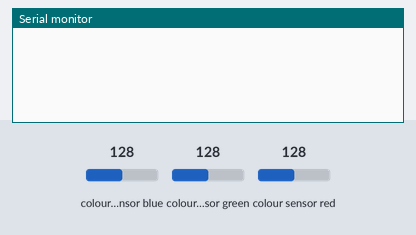
This sketch was run on a simulated Arduino Uno, built with avr-gcc and run on an emulated ATmega328P. Shown: the last lines printed to the serial monitor. Inputs (shaded band) come from the test bench; at power-on: colour sensor blue 128, colour sensor green 128, colour sensor red 128.

Above: at 1.9 s.
2.0 s: colour sensor blue set to 191
At 3.0 s:
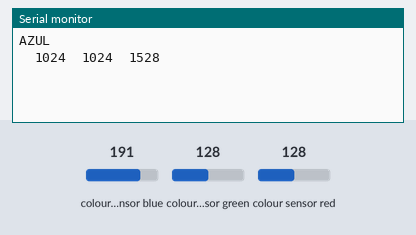
3.6 s: colour sensor green set to 250
At 4.8 s:
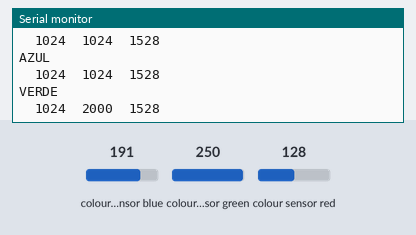
6.8 s: colour sensor red set to 5
At 7.9 s:
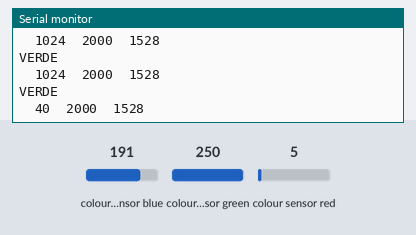

The sketch:

SensorCor.ino
```cpp
#include <Wire.h>
#include "Adafruit_TCS34725.h"
Adafruit_TCS34725 tcs = Adafruit_TCS34725(TCS34725_INTEGRATIONTIME_300MS,TCS34725_GAIN_1X);
void setup() {
  Wire.begin();
  Serial.begin(9600);
  tcs.begin();
}

void loop() {
  uint16_t r,g,b,c;
  if (tcs.begin()) {
    tcs.getRawData(&r,&g,&b,&c);
  }
  if (r > b && r > g) {
    Serial.println("VERMELHO"); Serial.print("\t"); Serial.print(r); Serial.print("\t");
    Serial.print(g); Serial.print("\t"); Serial.println(b);
  }
  else if(g > r && g > b) {
    Serial.println("VERDE"); Serial.print("\t"); Serial.print(r); Serial.print("\t");
    Serial.print(g); Serial.print("\t"); Serial.println(b);
  }
  else if(b > r && b > g) {
    Serial.println("AZUL"); Serial.print("\t"); Serial.print(r); Serial.print("\t");
    Serial.print(g); Serial.print("\t"); Serial.println(b);
  }
  delay(1000);
}
```

Measured:
- after the input at 2.0 s, the serial monitor: prints a new line after 0.15 s (image 1)
- after the input at 3.6 s, the serial monitor: prints a new line after 0.65 s (image 2)
- after the input at 6.8 s, the serial monitor: prints a new line after 0.61 s (image 3)
